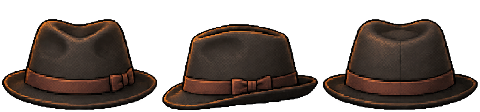
#> input picture assets/accessories/felt-hat-2ad3f3cc5755.png, 480 x 112 px, given in place of felt-hat-v1.png, which was not available
$ python build-hat-asset.py
#> lines starting #> are read from the running program, lines starting #| are printed output that depends on the picture; pictures that were not available may be replaced by others from this repository, and a replacement may not be noted
"""Bake a small directional atlas from the generated transparent master; Pillow runs locally."""
from pathlib import Path
import hashlib,io,json
from PIL import Image
ROOT=Path(__file__).resolve().parents[2]
source=ROOT/'art-source/accessories/felt-hat-v1.png'
im=Image.open(source).convert('RGBA')
#> im is the input picture: PIL image 480x112 RGBA; mean R, G, B, A 31.4, 22.4, 17.6, 133.6
assert im.width%3==0
cell=im.width//3
#> cell = 160
atlas=Image.new('RGBA',(480,112))
#> atlas: PIL image 480x112 RGBA; every value is 0
frames={};bounds={}
for i,name in enumerate(['front','side','back']):
 crop=im.crop((i*cell,0,(i+1)*cell,im.height))
 box=crop.getchannel('A').point(lambda a:255 if a>8 else 0).getbbox()
 assert box
 sprite=crop.crop(box);sprite.thumbnail((156,108),Image.Resampling.NEAREST)
 x=i*160+(160-sprite.width)//2;y=112-sprite.height-2
 atlas.paste(sprite,(x,y));frames[name]=[x,y,sprite.width,sprite.height];bounds[name]=list(box)
#> this loop made 3 passes
#> box on passes 1 to 3: (2, 19, 157, 110), (2, 24, 158, 110), (3, 19, 158, 110)
#> pass 1, `crop=im.crop((i*cell,0,(i+1)*cell,im.height))`:
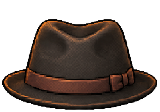
#> crop: PIL image 160x112 RGBA; mean R, G, B, A 33.1, 23.3, 18.1, 137.5; transparent parts drawn white
#> pass 1, `sprite = crop.crop(box)`:
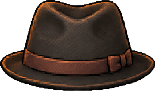
#> sprite: PIL image 155x91 RGBA; mean R, G, B, A 42.1, 29.6, 22.9, 174.7; transparent parts drawn white
#> pass 2, `crop=im.crop((i*cell,0,(i+1)*cell,im.height))`:
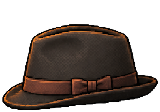
#> crop: PIL image 160x112 RGBA; mean R, G, B, A 30, 21.3, 16.5, 127.9; transparent parts drawn white
#> pass 2, `sprite = crop.crop(box)`:
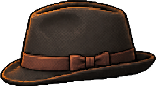
#> sprite: PIL image 156x86 RGBA; mean R, G, B, A 40, 28.4, 22, 170.8; transparent parts drawn white
#> after the loop:
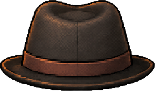
#> sprite: PIL image 155x91 RGBA; mean R, G, B, A 39.6, 28.7, 23.2, 172; transparent parts drawn white
#> after the loop, bounds = {'front': [2, 19, 157, 110], 'side': [2, 24, 158, 110], 'back': [3, 19, 158, 110]}; frames = {'front': [2, 19, 155, 91], 'side': [162, 24, 156, 86], 'back': [322, 19, 155, 91]}
buffer=io.BytesIO();atlas.save(buffer,format='PNG',optimize=True)
data=buffer.getvalue();assert len(data)<65536
sha=hashlib.sha256(data).hexdigest();url=f'/assets/accessories/felt-hat-{sha[:12]}.png'
(ROOT/url[1:]).write_bytes(data)
manifest={'url':url,'width':atlas.width,'height':atlas.height,'frames':frames,'bytes':len(data),'sha256':sha,'source':'art-source/accessories/felt-hat-v1.png','sourceSha256':hashlib.sha256(source.read_bytes()).hexdigest(),'sourceBounds':bounds,'generator':'built-in imagegen; transparent-background extraction follow-up','prompt':'Three directional views of a charcoal-brown felt trilby; fine RPG sprite detail matching r-7f3a2c, brown ribbon, curved brim, upper-left light. Isolated hats only, front/right/back, transparent alpha. Preserve the character.'}
(ROOT/'assets/accessories/felt-hat-v1.json').write_text(json.dumps(manifest,indent=2)+'\n')
print(json.dumps({'bytes':len(data),'frames':frames}))
#| {"bytes": 60613, "frames": {"front": [2, 19, 155, 91], "side": [162, 24, 156, 86], "back": [322, 19, 155, 91]}}
